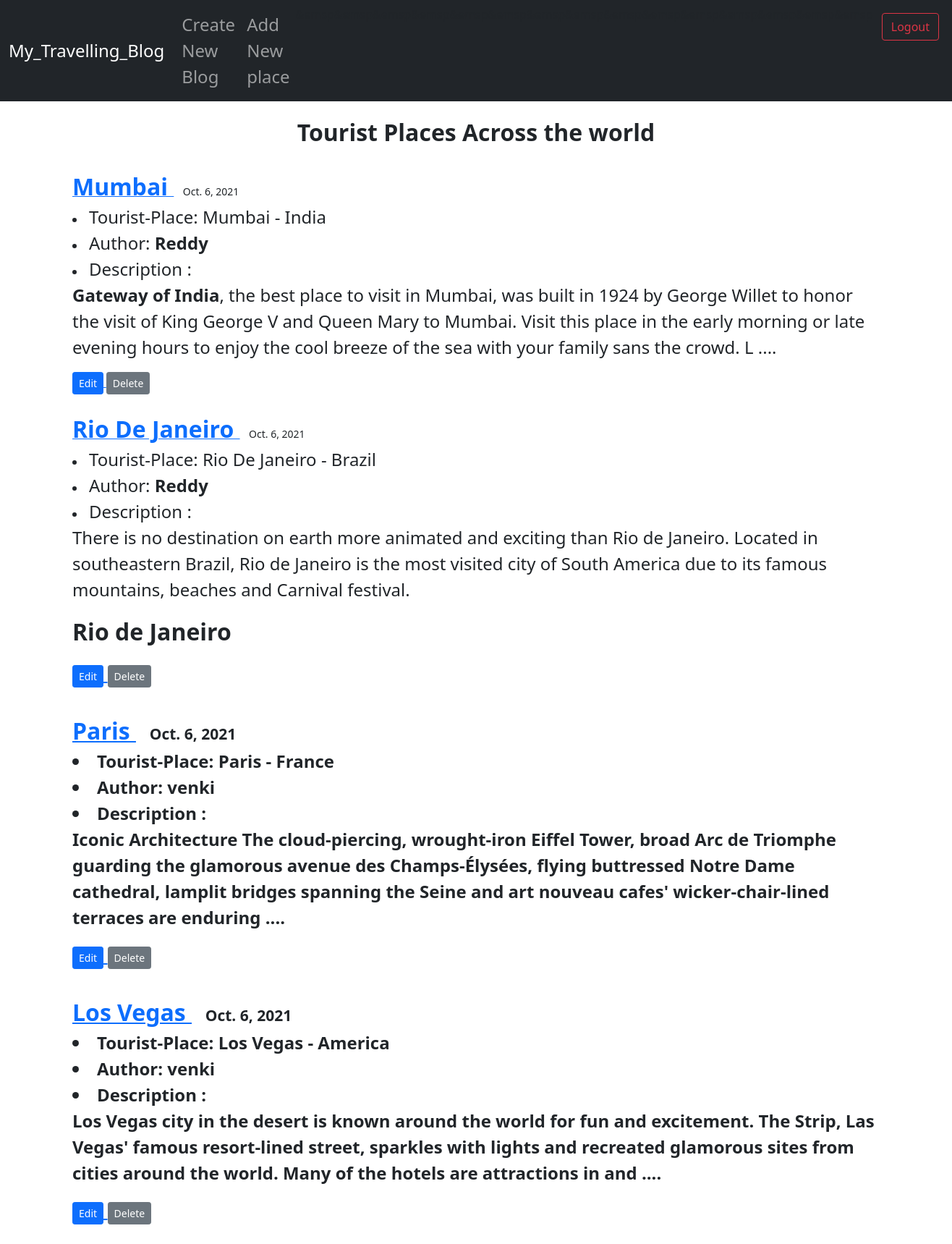
The app's page / (signed in) with its own data.
### New_blog/models.py (models this page shows, shortened)
class Post(models.Model):
	place = models.CharField(max_length = 250)
	author = models.ForeignKey(User, on_delete = models.CASCADE) # to delete all the blogs of user when he removed as user
	post_image = models.ImageField(null = True, blank = True, upload_to="images/")
	Description = models.TextField()
	category = models.CharField(max_length=250, default='coding')
	post_date = models.DateField(auto_now_add=True)

### New_blog/views.py (the view)
# urls.py: path('', HomeView.as_view(), name = "home"),
class HomeView(ListView):
	model = Post
	template_name =  'home.html'
	ordering = ['-id']

### New_blog/Templates/home.html
{% extends 'base.html' %}
{% load static %}
{% block content %}
<br/>
<h1> <strong><font size = +3><center> Tourist Places Across the world</center></font></strong> </h1>
<br/>
{% for post in object_list %}
    <a href="{% url 'Article-details' post.pk %}">
        <strong><font size="+3">{{ post.place }} </font></strong>
    </a>&nbsp&nbsp&nbsp<small>{{ post.post_date }} </small>
    <br/>
    <li> <font size="+2">Tourist-Place: {{ post.place }} - {{ post.category }}</font>
    </li>
    <li> <font size="+2">Author: <strong>{{ post.author }}</strong></font></li>
    <li> <font size="+2">Description : {{ post.Description|slice:":300"| safe }} ....</font></li>
    <small>
        {% if user.is_authenticated %}
            <a href="{% url 'Edit_post' post.pk %}">
                <button type="button" class="btn btn-primary btn-sm">Edit</button>
            </a>
            <a href="{% url 'Delete_post' post.pk %}">
                <button type="button" class="btn btn-secondary btn-sm">Delete</button>
            </a>
        {% endif %}
    </small>
    <br/>
    <br/>
{% endfor %}
{% endblock %}

### New_blog/Templates/base.html (shortened to what this page needs)
{% load static %}
<!doctype html>
<html lang="en">
  <head>
    <link href="https://cdn.jsdelivr.net/npm/bootstrap@5.1.1/dist/css/bootstrap.min.css" rel="stylesheet">
  </head>
  <body>
    <nav class="navbar navbar-expand-lg navbar-dark bg-dark">
      <div class="container-fluid">
        <a class="navbar-brand" href="{% url 'home' %}"><font size="+2.5">My_Travelling_Blog</font></a>
        <div class="collapse navbar-collapse" id="navbarSupportedContent">
          <ul class="navbar-nav me-auto mb-2 mb-lg-0">
            {% if user.is_authenticated %}
              <li class="nav-item">
                <a class="nav-link" href="{% url 'ADD_NEWPOST' %}"><font size="+2.5"> Create New Blog</font></a>
              </li>
              <li class="nav-item">
                <a class="nav-link" href="{% url 'ADD_NEWCategory' %}"><font size="+2.5"> Add New place </font></a>
              </li>
              <li class="nav-item">
                <a class="nav-link" href="{% url 'logout' %}"><font size="+2.5"><button type="button" class="btn btn-outline-danger">Logout</button></font></a>
              </li>
            {% endif %}
          </ul>
        </div>
      </div>
    </nav>
    <div class="container">
      {% block content %}
      {% endblock %}
    </div>
  </body>
</html>

### records on screen
Post: place "Mumbai", post_date "Oct. 6, 2021", category "India", author "Reddy", Description "Gateway of India , the best place to visit in Mumbai, was built in 1924 by George Willet to honor the visit of King George V and Queen Mary to Mumbai. Visit this place in the early morning or late evening hours to enjoy the cool breeze of the sea with your family sans the crowd. L"
Post: place "Rio De Janeiro", post_date "Oct. 6, 2021", category "Brazil", author "Reddy", Description "There is no destination on earth more animated and exciting than Rio de Janeiro. Located in southeastern Brazil, Rio de Janeiro is the most visited city of South America due to its famous mountains, beaches and Carnival festival. Rio de Janeiro"
Post: place "Paris", post_date "Oct. 6, 2021", category "France", author "venki", Description "Iconic Architecture The cloud-piercing, wrought-iron Eiffel Tower, broad Arc de Triomphe guarding the glamorous avenue des Champs-Élysées, flying buttressed Notre Dame cathedral, lamplit bridges spanning the Seine and art nouveau cafes' wicker-chair-lined terraces are enduring"
Post: place "Los Vegas", post_date "Oct. 6, 2021", category "America", author "venki", Description "Los Vegas city in the desert is known around the world for fun and excitement. The Strip, Las Vegas' famous resort-lined street, sparkles with lights and recreated glamorous sites from cities around the world. Many of the hotels are attractions in and"
